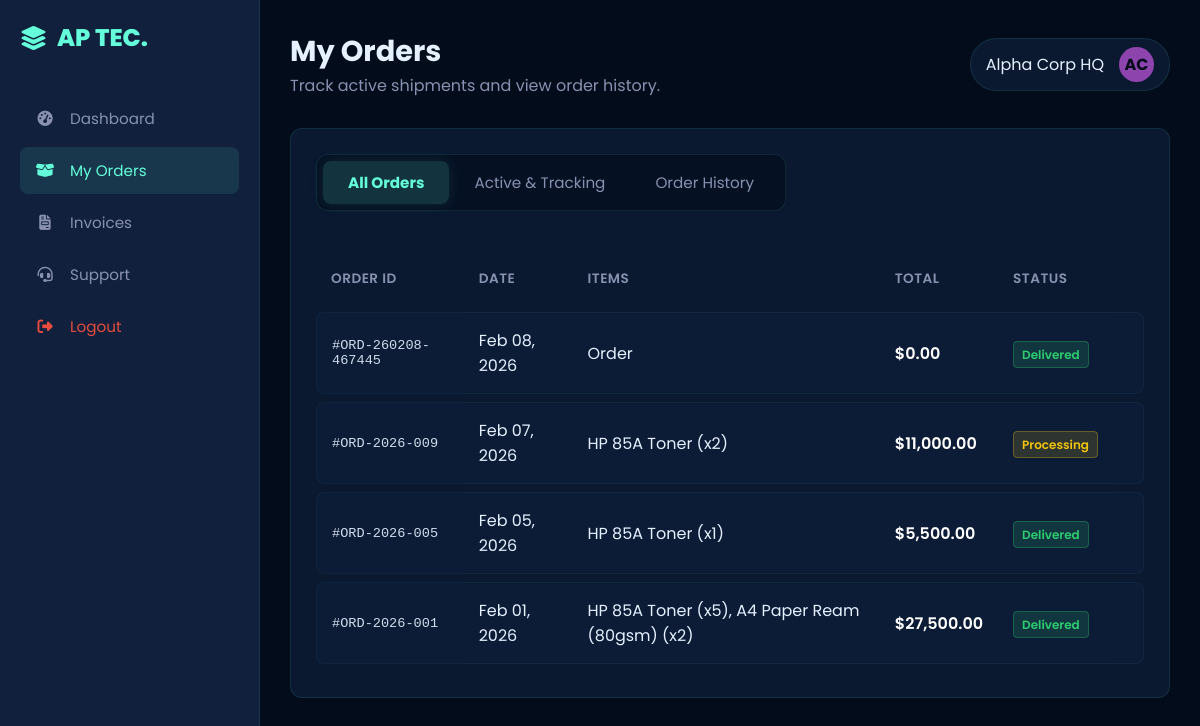
Page /html/customer_orders.php (signed in) on the earlier database version.
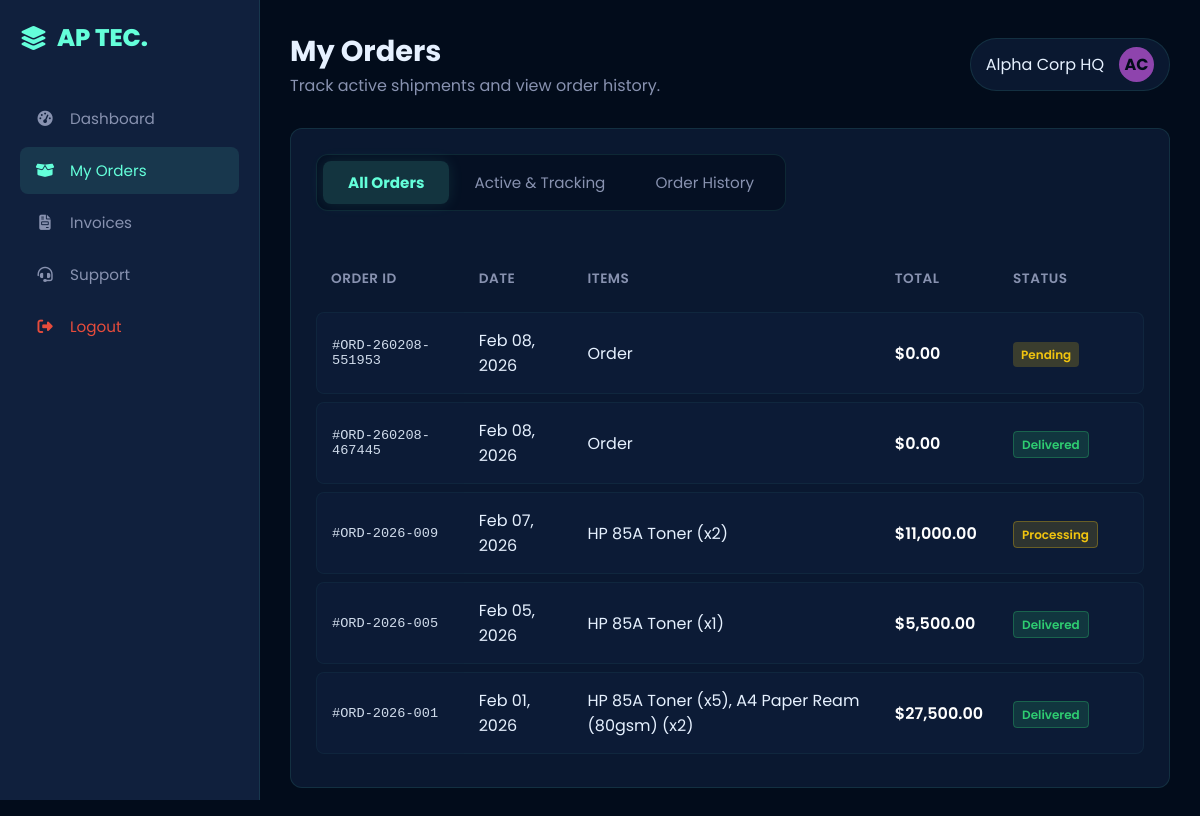
Same page on the later database version.
### tables this page shows
CREATE TABLE `users` (
  `user_id` int(11) NOT NULL AUTO_INCREMENT,
  `username` varchar(50) NOT NULL,
  `password_hash` varchar(255) NOT NULL,
  `full_name` varchar(100) NOT NULL,
  `email` varchar(100) NOT NULL,
  `role` enum('Admin','Owner','Employee','Customer') NOT NULL,
  `avatar_initials` varchar(5) DEFAULT 'U',
  `avatar_color` varchar(20) DEFAULT '#0d2c4d',
  `phone` varchar(20) DEFAULT NULL,
  `address` text DEFAULT NULL,
  `status` enum('Active','Inactive','Banned') DEFAULT 'Active',
  `created_at` timestamp NOT NULL DEFAULT current_timestamp(),
  PRIMARY KEY (`user_id`),
  UNIQUE KEY `username` (`username`),
  UNIQUE KEY `email` (`email`)
);

CREATE TABLE `orders` (
  `order_id` int(11) NOT NULL AUTO_INCREMENT,
  `order_reference` varchar(20) DEFAULT NULL,
  `customer_id` int(11) NOT NULL,
  `order_date` timestamp NOT NULL DEFAULT current_timestamp(),
  `total_amount` decimal(10,2) NOT NULL,
  `status` enum('Pending','Processing','Shipped','Delivered','Cancelled') DEFAULT 'Pending',
  `tracking_step` int(11) DEFAULT 1,
  PRIMARY KEY (`order_id`),
  UNIQUE KEY `order_reference` (`order_reference`),
  KEY `customer_id` (`customer_id`),
  CONSTRAINT `orders_ibfk_1` FOREIGN KEY (`customer_id`) REFERENCES `users` (`user_id`)
);

### html/customer_orders.php (the view, shortened to what this page needs)
<?php
require_once __DIR__ . "/../php/db.php";
$u = require_login(["customer"]);
function h(string $s): string { return htmlspecialchars($s, ENT_QUOTES, "UTF-8"); }
$customerId = (int)($u["user_id"] ?? 0);
$userStmt = $pdo->prepare("SELECT full_name, avatar_initials, avatar_color FROM users WHERE user_id = :id LIMIT 1");
$userStmt->execute([":id" => $customerId]);
$userRow = $userStmt->fetch(PDO::FETCH_ASSOC) ?: [];
$displayName = (string)($userRow["full_name"] ?? $u["full_name"] ?? $u["username"] ?? "Customer");
$avatarInit  = (string)($userRow["avatar_initials"] ?? "U");
$avatarColor = (string)($userRow["avatar_color"] ?? "#0d2c4d");
function badge_class(string $status): string {
  $s = strtolower($status);
  return match ($s) {
    "shipped" => "status-shipped",
    "processing" => "status-processing",
    "delivered" => "status-delivered",
    "cancelled" => "status-inactive",
    "pending" => "status-pending",
    default => "status-pending",
  };
}
$ordersStmt = $pdo->prepare("
  SELECT
    o.order_id,
    o.order_reference,
    o.order_date,
    o.total_amount,
    o.status,
    o.tracking_step,
    COALESCE((
      SELECT GROUP_CONCAT(CONCAT(i.item_name, ' (x', oi.quantity, ')') SEPARATOR ', ')
      FROM order_items oi
      JOIN inventory i ON i.item_id = oi.item_id
      WHERE oi.order_id = o.order_id
    ), 'Order') AS items_summary
  FROM orders o
  WHERE o.customer_id = :cid
  ORDER BY o.order_date DESC
");
$ordersStmt->execute([":cid" => $customerId]);
$orders = $ordersStmt->fetchAll(PDO::FETCH_ASSOC);
function money(float $v): string { return number_format($v, 2, ".", ","); }
?>
<!doctype html>
<html lang="en">
  <head>
    <link
      rel="stylesheet"
      href="https://cdnjs.cloudflare.com/ajax/libs/font-awesome/6.4.0/css/all.min.css"
    />
    <link rel="stylesheet" href="../css/style.css" />
  </head>
  <body>
    <div class="dashboard-container">
      <aside class="sidebar">
        <div class="sidebar-brand">
          <i class="fa-solid fa-layer-group"></i> AP TEC.
        </div>
        <ul class="nav-menu">
          <li class="nav-item">
            <a href="customer_dashboard.php" class="nav-link">
              <i class="fa-solid fa-gauge-high"></i> Dashboard
            </a>
          </li>
          <li class="nav-item">
            <a href="customer_orders.php" class="nav-link active">
              <i class="fa-solid fa-box-open"></i> My Orders
            </a>
          </li>
          <li class="nav-item">
            <a href="customer_invoices.php" class="nav-link">
              <i class="fa-solid fa-file-invoice"></i> Invoices
            </a>
          </li>
          <li class="nav-item">
            <a href="customer_support.php" class="nav-link">
              <i class="fa-solid fa-headset"></i> Support
            </a>
          </li>
          <li class="nav-item" style="margin-top: auto">
            <a
              href="../index.html"
              class="nav-link logout-btn"
              style="color: #e74c3c"
            >
              <i class="fa-solid fa-right-from-bracket"></i> Logout
            </a>
          </li>
        </ul>
      </aside>
      <main class="main-content">
        <header class="top-bar">
          <div class="page-title">
            <h1>My Orders</h1>
            <p style="color: var(--secondary)">
              Track active shipments and view order history.
            </p>
          </div>
          <div class="user-profile">
            <span><?= h($displayName) ?></span>
            <div class="user-avatar" style="background: <?= h($avatarColor) ?>"><?= h($avatarInit) ?></div>
          </div>
        </header>
        <div class="dashboard-grid">
          <div class="wide-widget" style="grid-column: span 4; height: auto">
            <div class="tab-container">
              <button class="tab-btn active" data-filter="all">
                All Orders
              </button>
              <button class="tab-btn" data-filter="active">
                Active & Tracking
              </button>
              <button class="tab-btn" data-filter="history">
                Order History
              </button>
            </div>
            <table class="table-responsive">
              <thead>
                <tr>
                  <th>Order ID</th>
                  <th>Date</th>
                  <th>Items</th>
                  <th>Total</th>
                  <th>Status</th>
                </tr>
              </thead>
              <tbody>
                <?php if (!$orders): ?>
                  <tr>
                    <td colspan="6" style="color: var(--secondary); padding: 16px;">
                      No orders found.
                    </td>
                  </tr>
                <?php else: ?>
                  <?php foreach ($orders as $o): ?>
                    <?php
                      $orderId = (int)$o["order_id"];
                      $ref = (string)($o["order_reference"] ?? ("ORD-" . $orderId));
                      $status = (string)$o["status"];
                      $items = (string)$o["items_summary"];
                      $dateLabel = date("M d, Y", strtotime((string)$o["order_date"]));
                      $total = (float)$o["total_amount"];
                      $badge = badge_class($status);
                    ?>
                    <tr class="order-row" data-status="<?= h($status) ?>" data-order-id="<?= $orderId ?>">
                      <td class="font-mono">#<?= h($ref) ?></td>
                      <td><?= h($dateLabel) ?></td>
                      <td><?= h($items) ?></td>
                      <td style="color: white; font-weight: 600">$<?= h(money($total)) ?></td>
                      <td>
                        <span class="status-badge <?= h($badge) ?>"><?= h($status) ?></span>
                      </td>
                      <td>
                      </td>
                    </tr>
                  <?php endforeach; ?>
                <?php endif; ?>
              </tbody>
            </table>
          </div>
        </div>
      </main>
    </div>
  </body>
</html>

Differences in the rows shown:
added orders: order_reference "ORD-260208-551953", order_date "Feb 08, 2026", items "Order", total_amount "0.00", status "Pending"
